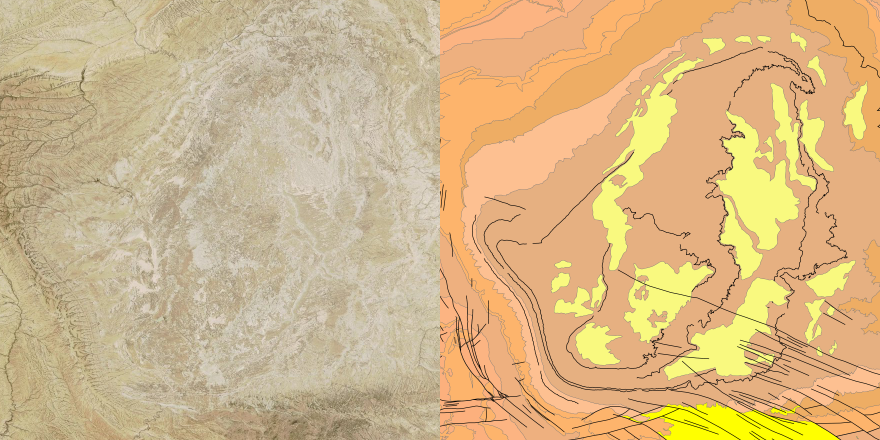
#> input picture Sat to Geo/Sprint 2/Collected_Images/D_Dataset/GAN_pics/Wyoming-gan.png, 1760 x 880 px, found by its file name (shown at 1/2 size)
$ jupyter execute --allow-errors 'Aquiring and Modifying Image Data.ipynb'
#> lines starting #> are read from the running program, lines starting #| are printed output that depends on the picture; pictures that were not available may be replaced by others from this repository, and a replacement may not be noted
[cell 1]
# First we need to get our large plots of land that we will then pull images from
from selenium import webdriver
from webdriver_manager.chrome import ChromeDriverManager
import time
import os
from PIL import Image

[cell 2]
# Creating necessary directories
os.makedirs("Collected_Images", exist_ok=True)

os.makedirs("Collected_Images/Final", exist_ok=True)

os.makedirs("Collected_Images/Split_Images", exist_ok=True)
os.makedirs("Collected_Images/Split_Images/test", exist_ok=True)
os.makedirs("Collected_Images/Split_Images/val", exist_ok=True)
os.makedirs("Collected_Images/Split_Images/train", exist_ok=True)

[cell 3]
# After looking over which plots we liked, we came up with these links
links = [
         'https://macrostrat.org/map/#/z=10.8/x=-108.4046/y=41.3516/',
         'https://macrostrat.org/map/#/z=10.8/x=-103.5518/y=32.1830/',
         'https://macrostrat.org/map/#/z=10.8/x=-105.6609/y=31.5821/',
         'https://macrostrat.org/map/#/z=10.8/x=-113.4659/y=33.0559/',
         'https://macrostrat.org/map/#/z=10.8/x=-116.4474/y=42.4211/',
         'https://macrostrat.org/map/#/z=10.8/x=-115.2594/y=34.2346/',
         'https://macrostrat.org/map/#/z=10.8/x=-110.1556/y=35.6799/',
         'https://macrostrat.org/map/#/z=10.1/x=-105.6235/y=29.6456/'
        ]

# For our reference, it's just to understand where our plot is coming from
name = [
        'Wyoming',
        'New_Mexico',
        'Texas',
        'Arizona_S',
        'Idaho',
        'California',
        'Arizona_N',
        'Chihuahua_N'
       ]

# Process:

# The way that we will be getting our initial images we first did try to
# use api's to try to pick out the images that we wanted. This worked when
# trying to get the pure satellite images, but it proved more challenging to
# get the pure formation images.

# To get these formation images then is to write up a program that will act as
# a web browser, go to the link provided, and take a screenshot. Then instead
# of using the api for the satellite image and this screenshot method for
# the formation, we just went with going the screenshot method for both

# Now the way we got our satellite image and our formation image (referred to as bedrock)
# The way that we could use one link to get both images was the way that the website
# was structured. They made it easy to access by being able to travel from one
# format to the other by doing <Original link>\satellite for the satellite image
# <Original link>\bedrock for formation image and lastly <Original link>\bedrock\satellite
# for both formation and satellite.

extensions = ['satellite', 'bedrock']

idx = 0
#> (the rest of this cell did not finish here and is left out)

[cell 4]
# This section will generate "n" amount of randomly selected images from
# the initial land plots generated in the last chunk

import random

# As the input images are 880x880, it made sense to split up the image into
# a 10x10 subplots with each one being 88x88 pxls. So to access a certain
# subplot from the original images is to pick a number from 0 to 9 then multiply
# by 88 for both the x and y dimension.


# To make sure that we don't have any repeat subplots, we'll store them here
visited = []

path = "Collected_Images/Final/"
out_path = "Collected_Images/Split_Images/"

name = [
        'Wyoming',
        'New_Mexico',
        'Texas',
        'Arizona_S',
        'Idaho',
        'California',
        'Arizona_N',
        'Chihuahua_N'
       ]

temp_img = [
        'Wyoming-gan.png',
        'New_Mexico-gan.png',
        'Texas-gan.png',
        'Arizona_S-gan.png',
        'Idaho-gan.png',
        'California-gan.png',
        'Arizona_N-gan.png',
        'Chihuahua_N-gan.png'
       ]

get_size = Image.open(path + temp_img[0])
#> get_size is the input picture: PIL image 1760x880 RGB; mean R, G, B 213.6, 183.4, 136.1

w, h = get_size.size
#> w = 1760; h = 880

org_size = h
#> org_size = 880


num_imgs = 600

img_size = 256


test_p = 1.0/6.0
val_p = 1.0/6.0
train_p = 4.0/6.0

n_vals = [
            int(test_p * num_imgs),   # n_vals[0] = test
            int(val_p * num_imgs),    # n_vals[1] = val
            int(train_p * num_imgs)   # n_vals[2] = train
        ]

paths = [
            out_path + "test/",
            out_path + "val/",
            out_path + "train/"
        ]

for count in range(num_imgs):
    # First get a random subplot that has not been visited
    # before.
    temp = random.randrange(0, len(temp_img))
    src_num = temp
    temp = random.randrange(0, h-img_size)
#> temp = 430
    x = temp
#> x = 430
    temp = random.randrange(0, h-img_size)
#> temp = 41
    y = temp
#> y = 41

    cur = {
        "source":str(name[src_num]),
        "coords":(x,y)
    }

    # Here in the case that we have already visited a certain plot
    # then we just keep on looking until we it one that we haven't seen
    while(len(visited) != 0 and cur in visited):
        temp = random.randrange(0, len(temp_img))
        src_num = temp
        temp = random.randrange(0, h-img_size)
        x = temp
        temp = random.randrange(0, h-img_size)
        y = temp

        cur = {
        "source":str(name[src_num]),
        "coords":(x,y)
        }

    visited.append(cur)

    # Next we want to import the original image and crop out the correct subplot
    # for both the satellite image and the formation image
    img = Image.open(path + temp_img[src_num])
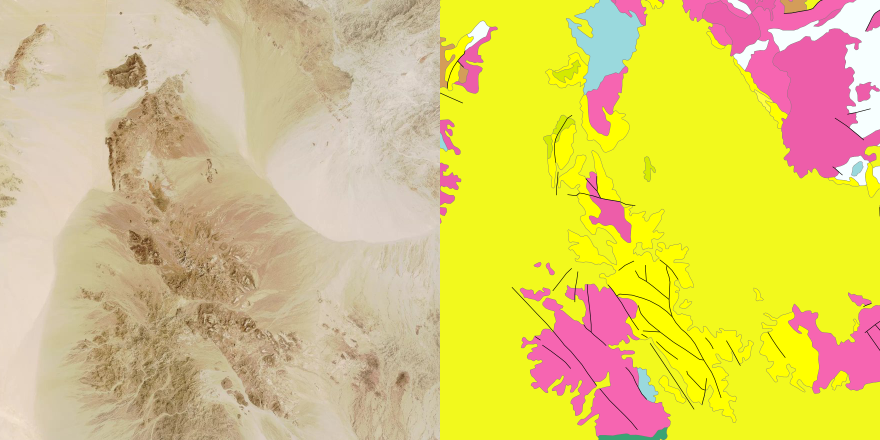
#> input picture Sat to Geo/Sprint 2/Collected_Images/D_Dataset/GAN_pics/California-gan.png, 1760 x 880 px, given in place of Arizona_N-gan.png, which was not available (shown at 1/2 size)
#> img is the input picture: PIL image 1760x880 RGB; mean R, G, B 220.1, 201.5, 110.9

    left = x
#> left = 430
    top = y
#> top = 41
    right = left + img_size
#> right = 686
    bottom = top + img_size
#> bottom = 297

    lft_img = img.crop((left,
                        top,
                        right,
                        bottom))
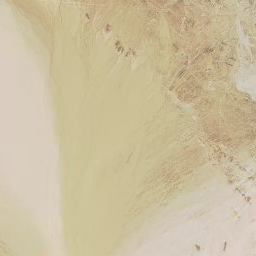
#> lft_img: PIL image 256x256 RGB; mean R, G, B 203.7, 190.4, 158.6

    rht_img = img.crop((left+h,
                        top,
                        right+h,
                        bottom))
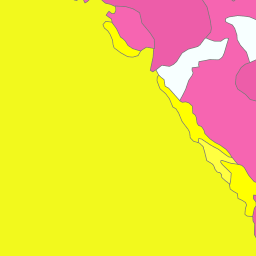
#> rht_img: PIL image 256x256 RGB; mean R, G, B 241.4, 219.7, 64.6

    # Lastly combine the two images (subplot of the satellite and the subplot of the
    # formation) into one image.
    joint = Image.new("RGB", (lft_img.width + rht_img.width, lft_img.height))
#> joint: PIL image 512x256 RGB; every value is 0
    joint.paste(lft_img, (0,0))
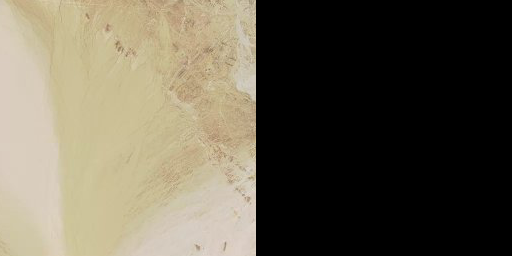
#> joint: PIL image 512x256 RGB; mean R, G, B 101.9, 95.2, 79.3
    joint.paste(rht_img, (lft_img.width, 0))
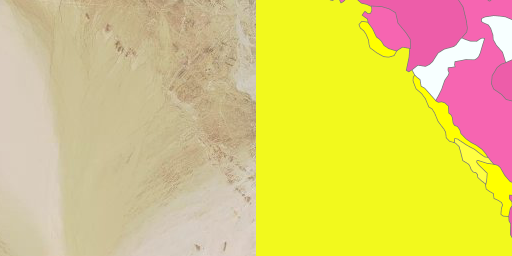
#> joint: PIL image 512x256 RGB; mean R, G, B 222.6, 205, 111.6

    # Need to pick where the image should go, to train, to test, or to val

    r = random.randrange(0,3)
    choice = n_vals[r]

    while(choice == 0):
        r = random.randrange(0,3)
        choice = n_vals[r]

    n_vals[r] -= 1

    joint.save(paths[r] + str(count) + "-" + name[src_num] + "-img.png")
#> pass 2 of the loop `for count in range(num_imgs):`:
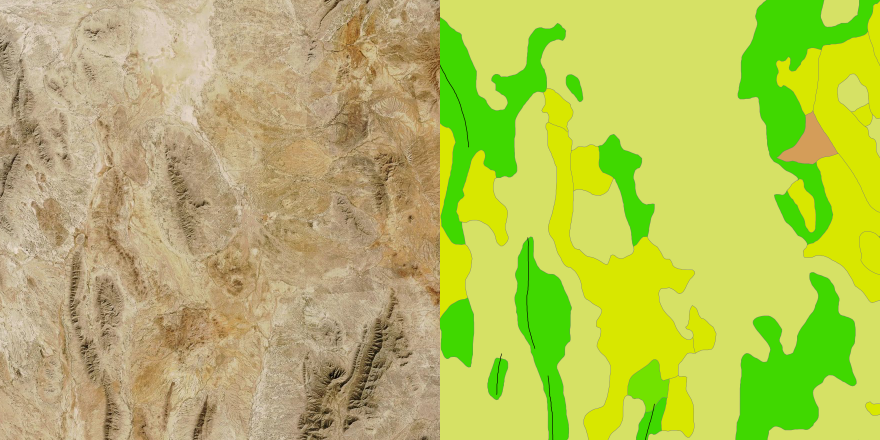
#> input picture Sat to Geo/Sprint 2/Collected_Images/DMU_Dataset/GAN_pics/Chihuahua_N-gan.png, 1760 x 880 px, found by its file name (shown at 1/2 size)
#> img is the input picture: PIL image 1760x880 RGB; mean R, G, B 180.6, 191.1, 90.3
#> `rht_img = img.crop((left+h, top, right+h, bottom))`:
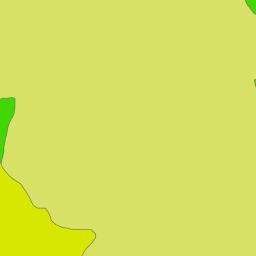
#> rht_img: PIL image 256x256 RGB; mean R, G, B 212.5, 225, 93.5
#> `joint.paste(rht_img, (lft_img.width, 0))`:
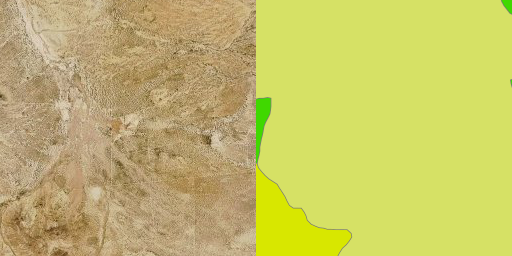
#> joint: PIL image 512x256 RGB; mean R, G, B 197, 191.1, 104.3
#> pass 3 of the loop `for count in range(num_imgs):`:
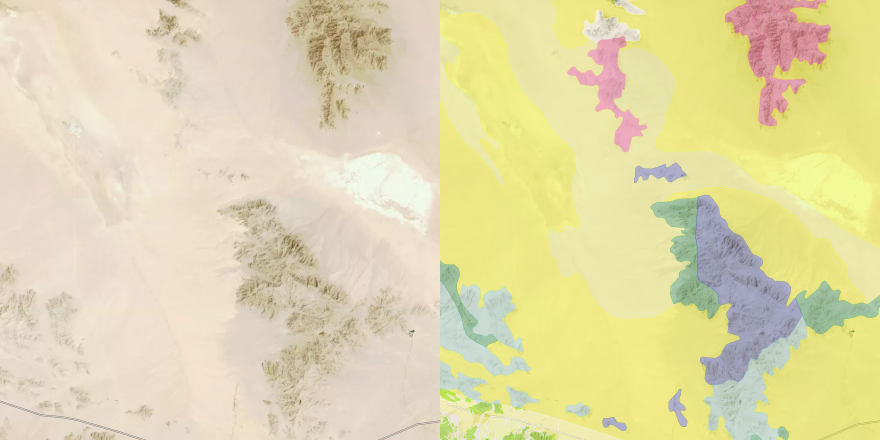
#> input picture Sat to Geo/Sprint 1/Collected_Images/Final/California-gan.png, 1760 x 880 px (shown at 1/2 size)
#> img is the input picture: PIL image 1760x880 RGB; mean R, G, B 226.1, 216.9, 171.9
#> `rht_img = img.crop((left+h, top, right+h, bottom))`:
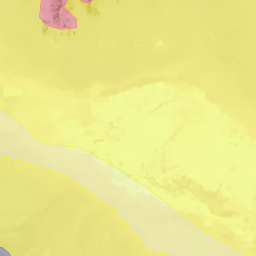
#> rht_img: PIL image 256x256 RGB; mean R, G, B 235.3, 232.2, 140.4
#> `joint.paste(rht_img, (lft_img.width, 0))`:
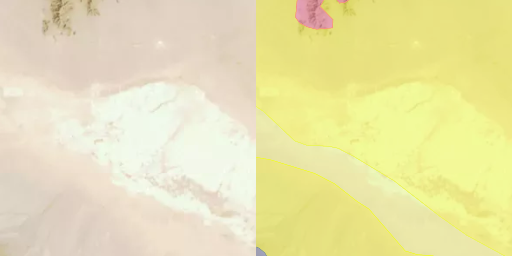
#> joint: PIL image 512x256 RGB; mean R, G, B 233.5, 227.3, 172.9
